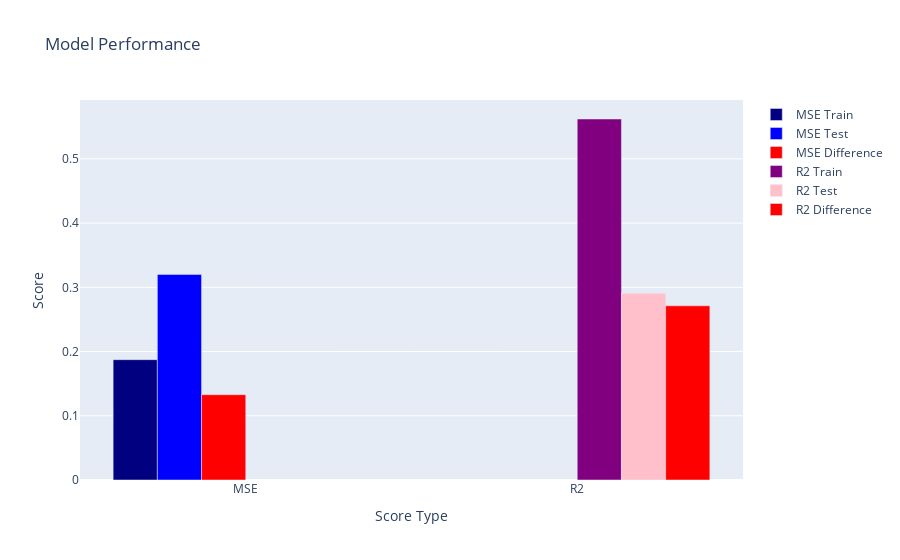

This figure's notebook cell:
### Code cell
# Create a CatBoost Regressor model

from catboost import CatBoostRegressor

model = CatBoostRegressor(iterations=1000,
                            learning_rate=0.05,
                            depth=3,
                            l2_leaf_reg=1,
                            border_count=32,
                            bagging_temperature=1,
                            fold_permutation_block=1,
                            boosting_type='Plain',
                            random_seed=42,
                            subsample=1.0,
                            colsample_bylevel=0.5,
                            early_stopping_rounds=5,
                            loss_function='RMSE', eval_metric='RMSE',
                          verbose=50)

# Train the model
model.fit(df_x_select, df_y)

# Get the training MSE, R2 score, Testing MSE, and R2 score
mse_train = mean_squared_error(df_y, model.predict(df_x_select))
r2_train = r2_score(df_y, model.predict(df_x_select))
mse_test = mean_squared_error(df_test_y, model.predict(df_test_x_select))
r2_test = r2_score(df_test_y, model.predict(df_test_x_select))

# Print the training MSE and R2 score
print('Training MSE: ', mse_train)
print('Training R2: ', r2_train)

# Print the testing MSE and R2 score
print('Testing MSE: ', mse_test)
print('Testing R2: ', r2_test)

# print catboost weights with the feature names and biases
print(model.get_feature_importance(prettified=True)) 

# Display the scores
plot_scores(mse_train, r2_train, mse_test, r2_test)

# Save the model
pickle.dump(model, open('models/regression/cb.pkl', 'wb'))

### Figure 1 — Plotly figure (JSON) as saved in the notebook; plotly's stock layout.template omitted (floating-point values rounded to 4 significant figures)
{"data": [{"marker": {"color": "navy"}, "name": "MSE Train", "type": "bar", "x": ["MSE"], "y": [0.1873]}, {"marker": {"color": "blue"}, "name": "MSE Test", "type": "bar", "x": ["MSE"], "y": [0.3201]}, {"marker": {"color": "red"}, "name": "MSE Difference", "type": "bar", "x": ["MSE"], "y": [0.1328]}, {"marker": {"color": "purple"}, "name": "R2 Train", "type": "bar", "x": ["R2"], "y": [0.562]}, {"marker": {"color": "pink"}, "name": "R2 Test", "type": "bar", "x": ["R2"], "y": [0.2908]}, {"marker": {"color": "red"}, "name": "R2 Difference", "type": "bar", "x": ["R2"], "y": [0.2712]}], "layout": {"title": {"text": "Model Performance"}, "xaxis": {"title": {"text": "Score Type"}}, "yaxis": {"title": {"text": "Score"}}}}
